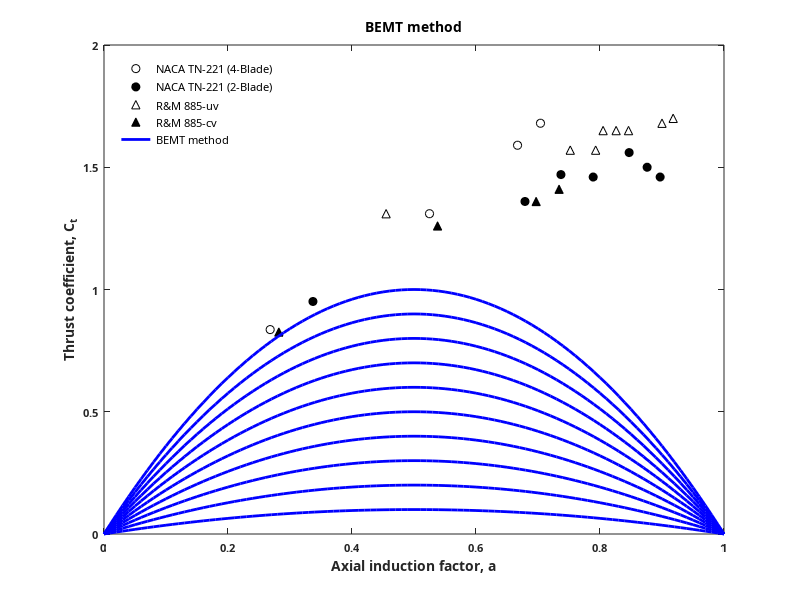
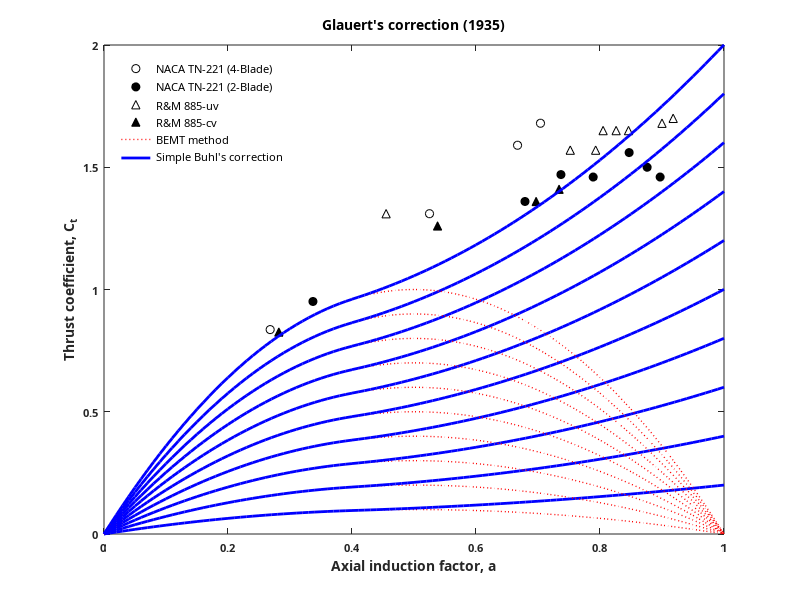
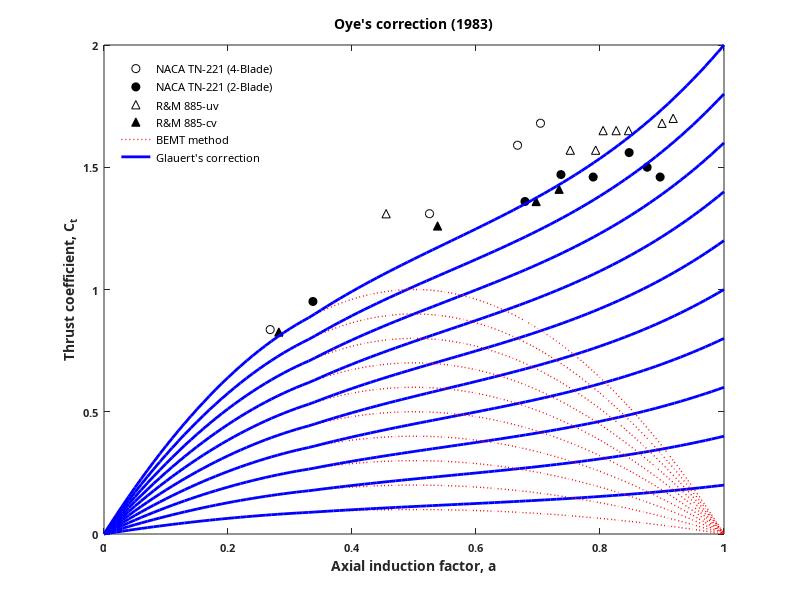
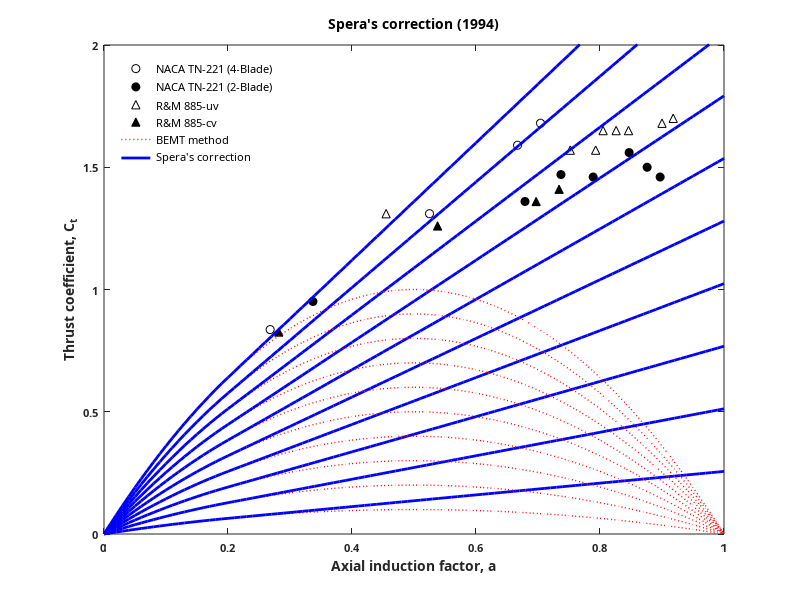

These figures' MATLAB source, in order:
% =========================================================================
% OHWTB v1.02 by CHI                                     [Plot corrections]
% -------------------------------------------------------------------------

clear
close all
clc
for brake_state_model=0:11
    
    % Experimental data are digitized (See also Table 3.2-1) from
    % Wilson, Lissaman and Walker (1976, p.49)
    % NACA TN-221 (4-Blade)
    a_naca_tn_221_4b = [0.268 0.525 0.667 0.704];
    ct_naca_tn_221_4b = [0.836 1.310 1.590 1.680];
    
    % NACA TN-221 (2-Blade)
    a_naca_tn_221_2b = [0.337 0.679 0.737 0.789 0.847 0.876 0.897];
    ct_naca_tn_221_2b = [0.951 1.360 1.470 1.460 1.560 1.500 1.460];
    
    % R&M 885-uv
    a_rm_885_uv = [0.455 0.752 0.793 0.805 0.826 0.846 0.900 0.918];
    ct_rm_885_uv = [1.310 1.570 1.570 1.650 1.650 1.650 1.680 1.700];
    
    % R&M 885-cv
    a_rm_885_cv = [0.282 0.538 0.697 0.734];
    ct_rm_885_cv = [0.826 1.260 1.360 1.410];
    
    figure
    hold on
    set(gca,'FontSize',8,'FontWeight','bold','FontName','Times New Man')
    set (gcf,'Position',[100 100 600 360], 'color','w')
    
    plot(a_naca_tn_221_4b,ct_naca_tn_221_4b,'ok');       % NACA TN-221 (4-Blade)
    plot(a_naca_tn_221_2b,ct_naca_tn_221_2b,'ok','MarkerFaceColor','k'); % NACA TN-221 (4-Blade)
    plot(a_rm_885_uv,ct_rm_885_uv,'^k');                            % R&M 885-uv
    plot(a_rm_885_cv,ct_rm_885_cv,'^k','MarkerFaceColor','k');      % R&M 855-cv
    
    
    
    
    if (brake_state_model) == 1  % Glauert's correction (1935)
        % [ac = 1/3]
        % [ac = 0.4]
        for fg = 0.1 : 0.1 : 1
            ag1 = 0 : 0.01 : 1;
            
            ctfg1 = 4*ag1.*(1-ag1)*fg;                        % Momentum theory [ag < 0.4]
            
            plot(ag1,ctfg1,'r:','LineWidth',1);
            ag2 = 0 : 0.01 : 0.4;
            ctfg2 = 4*fg*ag2.*(1-ag2);
            
            ag3 = 0.4 : 0.01 : 1;
            ctfg3 = fg*(0.889-0.444*ag3+1.556*ag3.^2);
            
            ag4=[ag2,ag3];
            ctfg4=[ctfg2,ctfg3];
            plot(ag4,ctfg4,'b-','LineWidth',2)
            
        end
        
        xlabel('Axial induction factor, a','FontSize',10,'FontWeight','bold','FontName','Times New Man')
        ylabel('Thrust coefficient, C_t','FontSize',10,'FontWeight','bold','FontName','Times New Man')
        title('Glauert''s correction (1935)','FontSize',10,'FontWeight','bold','FontName','Times New Man');
        
        legend({'NACA TN-221 (4-Blade)',...
            'NACA TN-221 (2-Blade)',...
            'R&M 885-uv',...
            'R&M 885-cv',...
            'BEMT method',...
            'Simple Buhl''s correction'},...
            'FontSize',8,'FontWeight','normal','FontName','Times New Man','Location','northwest')
        axis([0 1 0 2])
        legend boxoff
        box on
        
        
       elseif (brake_state_model) == 2  % Oyel's correction (1983)
           
         for fg = 0.1 : 0.1 : 1
            
            ag1 = 0 : 0.01 : 1;
            
            ctfg1 = 4*ag1.*(1-ag1)*fg;                        % Momentum theory [ag < 0.4]
            
            plot(ag1,ctfg1,'r:','LineWidth',1);
            
            ag2 = 0 : 0.01 : 0.33;
            ctfg2 = 4*fg*ag2.*(1-ag2);
            
            ag3 = 0.34 : 0.01 : 1;
            ctfg3 = 4*ag3*fg.*(1-1/4*(5-3*ag3).*ag3);
            
            ag4=[ag2,ag3];
            ctfg4=[ctfg2,ctfg3];
            plot(ag4,ctfg4,'b-','LineWidth',2)
        end
        
        
        xlabel('Axial induction factor, a','FontSize',10,'FontWeight','bold','FontName','Times New Man')
        ylabel('Thrust coefficient, C_t','FontSize',10,'FontWeight','bold','FontName','Times New Man')
        title('Oye''s correction (1983)','FontSize',10,'FontWeight','bold','FontName','Times New Man');
        
        legend({'NACA TN-221 (4-Blade)',...
            'NACA TN-221 (2-Blade)',...
            'R&M 885-uv',...
            'R&M 885-cv',...
            'BEMT method',...
            'Glauert''s correction'},...
            'FontSize',8,'FontWeight','normal','FontName','Times New Man','Location','northwest')
        axis([0 1 0 2])
        legend boxoff
        box on

    elseif (brake_state_model) == 3  % Spera correction (1994)
        % [ac = 0.2]
        for fg = 0.1 : 0.1 : 1
            ag1 = 0 : 0.01 : 1;
            
            ctfg1 = 4*ag1.*(1-ag1)*fg;         % Momentum theory [ag < 0.2]
            
            plot(ag1,ctfg1,'r:','LineWidth',1);
            ag2 = 0 : 0.01 : 0.2;
            ctfg2 = 4*fg*ag2.*(1-ag2);
            
            ag3 = 0.2 : 0.01 : 1;
            ctfg3 = 4*fg*(0.2^2+(1-2*0.2)*ag3);
            
            ag4=[ag2,ag3];
            ctfg4=[ctfg2,ctfg3];
            plot(ag4,ctfg4,'b-','LineWidth',2)
            
        end
        
        xlabel('Axial induction factor, a','FontSize',10,'FontWeight','bold','FontName','Times New Man')
        ylabel('Thrust coefficient, C_t','FontSize',10,'FontWeight','bold','FontName','Times New Man')
        title('Spera''s correction (1994)','FontSize',10,'FontWeight','bold','FontName','Times New Man');
        
        legend({'NACA TN-221 (4-Blade)',...
            'NACA TN-221 (2-Blade)',...
            'R&M 885-uv',...
            'R&M 885-cv',...
            'BEMT method',...
            'Spera''s correction'},...
            'FontSize',8,'FontWeight','normal','FontName','Times New Man','Location','northwest')
        axis([0 1 0 2])
        legend boxoff
        box on
        
        
    elseif (brake_state_model) == 4  % Burton's  correction (2001)
        % [ac = 1/3]
        for fg = 0.1 : 0.1 : 1
            ag1 = 0 : 0.01 : 1;
            
            ctfg1 = 4*ag1.*(1-ag1)*fg;                        % Momentum theory [ag < 1/3]
            
            plot(ag1,ctfg1,'r:','LineWidth',1);
            ag2 = 0 : 0.01 : 0.33;
            ctfg2 = 4*fg*ag2.*(1-ag2);
            
            ag3 = 0.33 : 0.01 : 1;
            ctfg3 = (1.816-4*(sqrt(1.816)-1)*(1-ag3))*fg;
            
            ag4=[ag2,ag3];
            ctfg4=[ctfg2,ctfg3];
            plot(ag4,ctfg4,'b-','LineWidth',2)
            
        end
        
        xlabel('Axial induction factor, a','FontSize',10,'FontWeight','bold','FontName','Times New Man')
        ylabel('Thrust coefficient, C_t','FontSize',10,'FontWeight','bold','FontName','Times New Man')
        title('Burton''s correction (2001)','FontSize',10,'FontWeight','bold','FontName','Times New Man');
        
        legend({'NACA TN-221 (4-Blade)',...
            'NACA TN-221 (2-Blade)',...
            'R&M 885-uv',...
            'R&M 885-cv',...
            'BEMT method',...
            'Burton''s correction'},...
            'FontSize',8,'FontWeight','normal','FontName','Times New Man','Location','northwest')
        axis([0 1 0 2])
        legend boxoff
        box on
        
        elseif (brake_state_model) == 5  % Manwell correction (2002)
        % [ac = 0.4]
        for fg = 0.1 : 0.1 : 1
            ag1 = 0 : 0.01 : 1;
            
            ctfg1 = 4*ag1.*(1-ag1)*fg;                        % Momentum theory [ag < 0.4]
            
            plot(ag1,ctfg1,'r:','LineWidth',1);
            ag2 = 0 : 0.01 : 0.4;
            ctfg2 = 4*fg*ag2.*(1-ag2);
            
            ag3 = 0.4 : 0.01 : 1;
            ctfg3 = 0.96*fg+fg*(ag3-.4).*(fg*(ag3+0.4)-.286)/.6427;
            
            ag4=[ag2,ag3];
            ctfg4=[ctfg2,ctfg3];
            plot(ag4,ctfg4,'b-','LineWidth',2)
            
        end
        
        xlabel('Axial induction factor, a','FontSize',10,'FontWeight','bold','FontName','Times New Man')
        ylabel('Thrust coefficient, C_t','FontSize',10,'FontWeight','bold','FontName','Times New Man')
        title('Manwell''s correction (2002)','FontSize',10,'FontWeight','bold','FontName','Times New Man');
        
        legend({'NACA TN-221 (4-Blade)',...
            'NACA TN-221 (2-Blade)',...
            'R&M 885-uv',...
            'R&M 885-cv',...
            'BEMT method',...
            'Manwell''s correction'},...
            'FontSize',8,'FontWeight','normal','FontName','Times New Man','Location','northwest')
        axis([0 1 0 2])
        legend boxoff
        box on
        
        
    elseif (brake_state_model) == 6 % Bossanyi's model (2004)
        % [ac = 0.4]
        for fg = 0.1 : 0.1 : 1
            ag1 = 0 : 0.01 : 1;
            
            ctfg1 = 4*ag1.*(1-ag1)*fg;                        % Momentum theory [ag < 0.4]
            
            plot(ag1,ctfg1,'r:','LineWidth',1);
            ag2 = 0 : 0.01 : 0.35;
            ctfg2 = 4*fg*ag2.*(1-ag2);
            
            ag3 = 0.36 : 0.01 : 1;
            ctfg3 = fg*(0.6+0.61*ag3+0.79*ag3.^2);
            
            ag4=[ag2,ag3];
            ctfg4=[ctfg2,ctfg3];
            plot(ag4,ctfg4,'b-','LineWidth',2)
            
        end
        
        xlabel('Axial induction factor, a','FontSize',10,'FontWeight','bold','FontName','Times New Man')
        ylabel('Thrust coefficient, C_t','FontSize',10,'FontWeight','bold','FontName','Times New Man')
        title('Bossanyi''s correction (2004)','FontSize',10,'FontWeight','bold','FontName','Times New Man');
        
        legend({'NACA TN-221 (4-Blade)',...
            'NACA TN-221 (2-Blade)',...
            'R&M 885-uv',...
            'R&M 885-cv',...
            'BEMT method',...
            'Bossanyi''s correction'},...
            'FontSize',8,'FontWeight','normal','FontName','Times New Man','Location','northwest')
        axis([0 1 0 2])
        legend boxoff
        box on

        
    elseif (brake_state_model) == 7 % Buhl's model (2005)
        % [ac = 0.4]
        for fg = 0.1 : 0.1 : 1
            ag1 = 0 : 0.01 : 1;
            
            ctfg1 = 4*ag1.*(1-ag1)*fg;                        % Momentum theory [ag < 0.4]
            
            plot(ag1,ctfg1,'r:','LineWidth',1);
            ag2 = 0 : 0.01 : 0.4;
            ctfg2 = 4*fg*ag2.*(1-ag2);
            
            ag3 = 0.4 : 0.01 : 1;
            
            m0 = 2/(1-0.4)^2-4*fg;
            m1 = -4*0.4/(1-0.4)^2+4*fg;
            m2 = 2+(4*0.4-2)/(1-0.4)^2;
            
            ctfg3 = m0*ag3.^2+m1*ag3+m2;
            
            ag4=[ag2,ag3];
            ctfg4=[ctfg2,ctfg3];
            plot(ag4,ctfg4,'b-','LineWidth',2)
            
        end
        
        xlabel('Axial induction factor, a','FontSize',10,'FontWeight','bold','FontName','Times New Man')
        ylabel('Thrust coefficient, C_t','FontSize',10,'FontWeight','bold','FontName','Times New Man')
        title('Buhl''s correction (2005)','FontSize',10,'FontWeight','bold','FontName','Times New Man');
        
        legend({'NACA TN-221 (4-Blade)',...
            'NACA TN-221 (2-Blade)',...
            'R&M 885-uv',...
            'R&M 885-cv',...
            'BEMT method',...
            'Buhl''s correction'},...
            'FontSize',8,'FontWeight','normal','FontName','Times New Man','Location','northwest')
        axis([0 1 0 2])
        legend boxoff
        box on
        
        
    elseif (brake_state_model) == 8  % Wilson model (1974)
        % [ac = 0.4]
        for fg = 0.1 : 0.1 : 1
            ag1 = 0 : 0.01 : 1;
            
            ctfg1 = 4*ag1.*(1-ag1)*fg;                        % Momentum theory [ag < 0.4]
            
            plot(ag1,ctfg1,'r:','LineWidth',1);
            
            ag2 = 0 : 0.01 : 0.36;
            ctfg2 = 4*fg*ag2.*(1-ag2);
            
            ag3 = 0.37 : 0.01 : 1;
            
%             m0 = (2-4*fg+4*fg^2*(0.4)*(2-0.4))/(1-0.4)^2;
%             m1 = (-4*0.4+4*fg*(1+0.4^2)-8*fg^2*0.4)/(1-0.4)^2;
%             m2 = (2*0.4^2-4*fg*0.4^2+4*fg^2*0.4^2)/(1-0.4)^2;
%             
%             ctfg3 = m0*ag3.^2+m1*ag3+m2;

            ctfg3 = 1.6*fg-4*(sqrt(1.6)-1)*(1-ag3)*fg;
            
            ag4=[ag2,ag3];
            ctfg4=[ctfg2,ctfg3];
            plot(ag4,ctfg4,'b-','LineWidth',2)
            
        end
        
        xlabel('Axial induction factor, a','FontSize',10,'FontWeight','bold','FontName','Times New Man')
        ylabel('Thrust coefficient, C_t','FontSize',10,'FontWeight','bold','FontName','Times New Man')
        title('Wilson''s correction (1974)','FontSize',10,'FontWeight','bold','FontName','Times New Man');
        
        legend({'NACA TN-221 (4-Blade)',...
            'NACA TN-221 (2-Blade)',...
            'R&M 885-uv',...
            'R&M 885-cv',...
            'BEMT method',...
            'Wilson''s correction'},...
            'FontSize',8,'FontWeight','normal','FontName','Times New Man','Location','northwest')
        axis([0 1 0 2])
        legend boxoff
        box on
        
        
    elseif (brake_state_model) == 9     % Shen's model (2005) [ac = 1/3]
        
        for fg = 0.1 : 0.1 : 1
            ag1 = 0 : 0.01 : 1;
            
            ctfg1 = 4*ag1.*(1-ag1*fg)*fg;                        % Momentum theory [ag < 0.4]
            
            plot(ag1,ctfg1,'r:','LineWidth',1);
            
            ag2 = 0 : 0.01 : 0.33;
            ctfg2 = 4*fg*ag2.*(1-ag2*fg);
            
            ag3 = 0.33 : 0.01 : 1;
            ctfg3 = 4*(0.33^2*fg^2+(1-2*0.33*fg)*ag3*fg);
            
            ag4=[ag2,ag3];
            ctfg4=[ctfg2,ctfg3];
            plot(ag4,ctfg4,'b-','LineWidth',2)
            
        end
        
        xlabel('Axial induction factor, a','FontSize',10,'FontWeight','bold','FontName','Times New Man')
        ylabel('Thrust coefficient, C_t','FontSize',10,'FontWeight','bold','FontName','Times New Man')
        title('Shen''s correction (2005)','FontSize',10,'FontWeight','bold','FontName','Times New Man');
        
        legend({'NACA TN-221 (4-Blade)',...
            'NACA TN-221 (2-Blade)',...
            'R&M 885-uv',...
            'R&M 885-cv',...
            'BEMT method with De Vries''s change',...
            'Shen''s correction'},...
            'FontSize',8,'FontWeight','normal','FontName','Times New Man','Location','northwest')
        axis([0 1 0 2])
        legend boxoff
        box on
        
      elseif (brake_state_model) == 10  % New correction model (2018)
        % [ac = 0.4]
        for fg = 0.1 : 0.1 : 1
            ag1 = 0 : 0.01 : 1;
            
            ctfg1 = 4*ag1.*(1-ag1*fg)*fg;                        % Momentum theory [ag < 0.4]
            
            plot(ag1,ctfg1,'r:','LineWidth',1);
            
            ag2 = 0 : 0.01 : 0.4;
            ctfg2 = 4*fg*ag2.*(1-ag2*fg);
            
            ag3 = 0.37 : 0.01 : 1;
            
            m0 = (2-4*fg+4*fg^2*(0.4)*(2-0.4))/(1-0.4)^2;
            m1 = (-4*0.4+4*fg*(1+0.4^2)-8*fg^2*0.4)/(1-0.4)^2;
            m2 = (2*0.4^2-4*fg*0.4^2+4*fg^2*0.4^2)/(1-0.4)^2;
            
            ctfg3 = m0*ag3.^2+m1*ag3+m2;
            ag4=[ag2,ag3];
            ctfg4=[ctfg2,ctfg3];
            plot(ag4,ctfg4,'b-','LineWidth',2)
            
        end
        
        xlabel('Axial induction factor, a','FontSize',10,'FontWeight','bold','FontName','Times New Man')
        ylabel('Thrust coefficient, C_t','FontSize',10,'FontWeight','bold','FontName','Times New Man')
        title('New correction model (2018)','FontSize',10,'FontWeight','bold','FontName','Times New Man');
        
        legend({'NACA TN-221 (4-Blade)',...
            'NACA TN-221 (2-Blade)',...
            'R&M 885-uv',...
            'R&M 885-cv',...
            'BEMT method with De Vries''s change',...
            'New correction model'},...
            'FontSize',8,'FontWeight','normal','FontName','Times New Man','Location','northwest')
        axis([0 1 0 2])
        legend boxoff
        box on

        
    elseif (brake_state_model) == 0  % BEMT method
        
        for fg = 0.1 : 0.1 : 1
            
            ag1 = 0 : 0.01 : 1;
            ctfg1 = 4*fg*ag1.*(1-ag1);
            
            plot(ag1,ctfg1,'b-','LineWidth',2)
            
        end
        
        xlabel('Axial induction factor, a','FontSize',10,'FontWeight','bold','FontName','Times New Man')
        ylabel('Thrust coefficient, C_t','FontSize',10,'FontWeight','bold','FontName','Times New Man')
        title('BEMT method','FontSize',10,'FontWeight','bold','FontName','Times New Man');
        
        legend({'NACA TN-221 (4-Blade)',...
            'NACA TN-221 (2-Blade)',...
            'R&M 885-uv',...
            'R&M 885-cv',...
            'BEMT method'},...
            'FontSize',8,'FontWeight','normal','FontName','Times New Man','Location','northwest')
        axis([0 1 0 2])
        legend boxoff
        box on
        
        
        
        
    elseif (brake_state_model) == 11  % BEMT method with De Vries''s change
        
        for fg = 0.1 : 0.1 : 1
            
            ag1 = 0 : 0.01 : 1;
            
            ctfg1 = 4*ag1.*(1-ag1*fg)*fg;                        % Momentum theory [ag < 0.4]
            
            plot(ag1,ctfg1,'b-','LineWidth',2)
            
        end
        
        xlabel('Axial induction factor, a','FontSize',10,'FontWeight','bold','FontName','Times New Man')
        ylabel('Thrust coefficient, C_t','FontSize',10,'FontWeight','bold','FontName','Times New Man')
        title('BEMT method with De Vries''s change (1973)','FontSize',10,'FontWeight','bold','FontName','Times New Man');
        
        legend({'NACA TN-221 (4-Blade)',...
            'NACA TN-221 (2-Blade)',...
            'R&M 885-uv',...
            'R&M 885-cv',...
            'BEMT method with De Vries''s change'},...
            'FontSize',8,'FontWeight','normal','FontName','Times New Man','Location','northwest')
        axis([0 1 0 2])
        legend boxoff
        box on
        
        
    end
end

%==========================================================================

